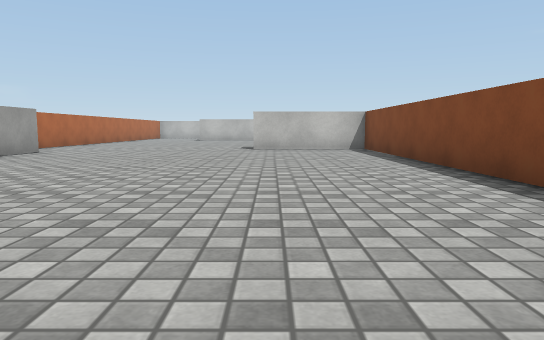
view 1 (above)

20 first-person views from a walk through a 3-D level made in the Unity game engine. The camera is 0.55 m above the floor, tilts 6° down and sees 70° across. The floor is counted in squares, 1 m on a side. Each view is taken from the middle of a square. On the plan, view 1 faces up. The plan holds only what a view shows up to about 10 squares ahead; the rest is blank. Surface patterns are stand-ins for the level's own textures.

view 2
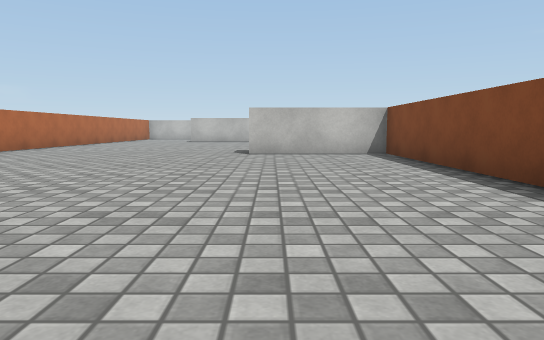

view 3
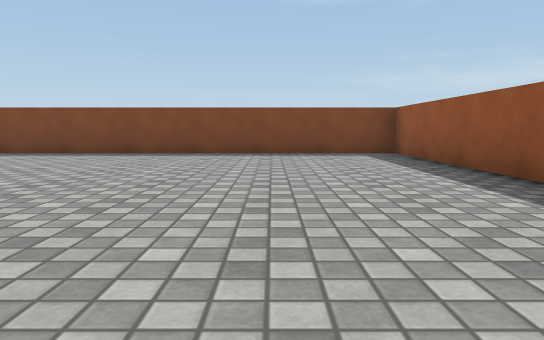

view 4
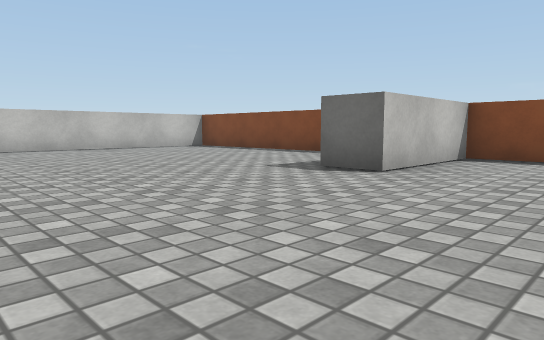

view 5
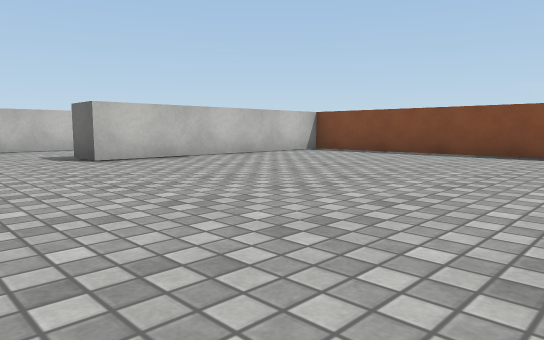

view 6
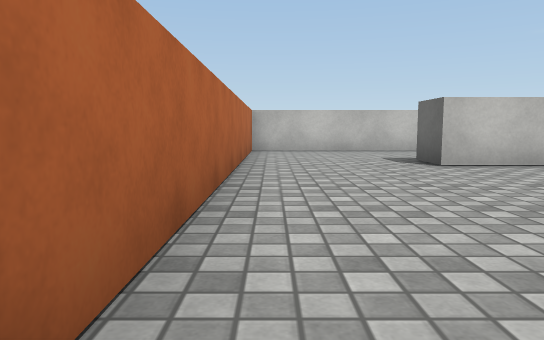

view 7
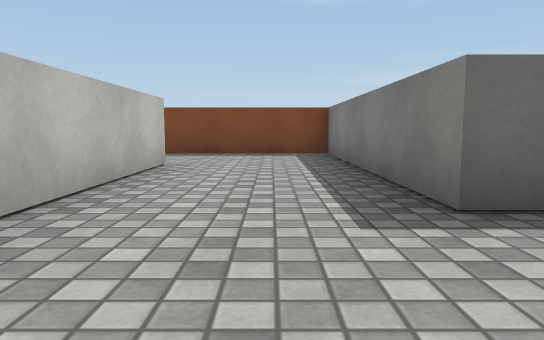

view 8
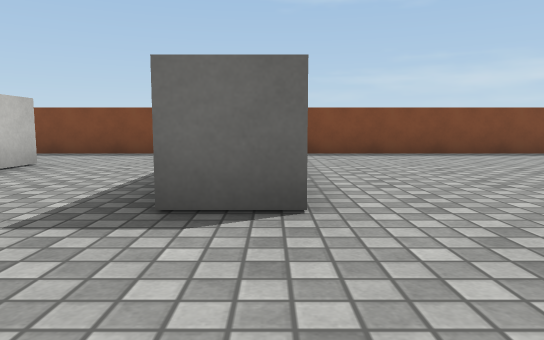

view 9
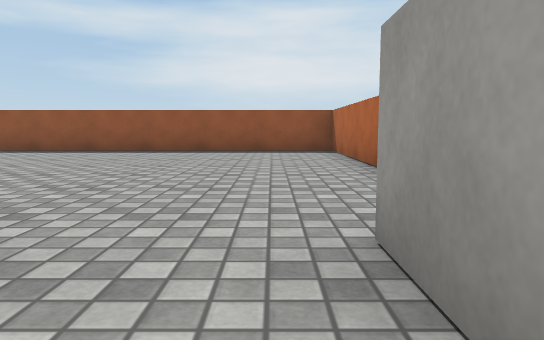

view 10
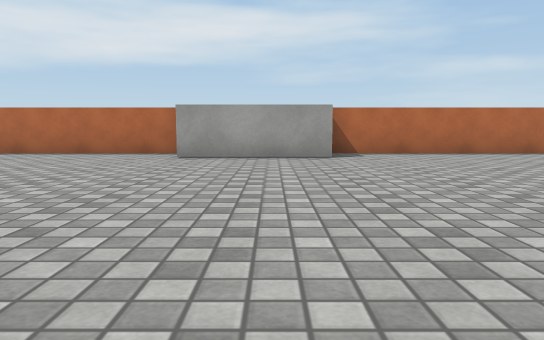

view 11
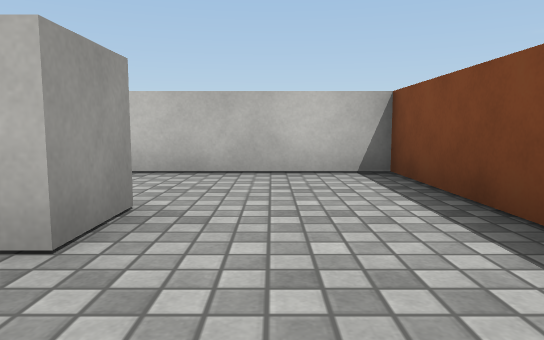

view 12
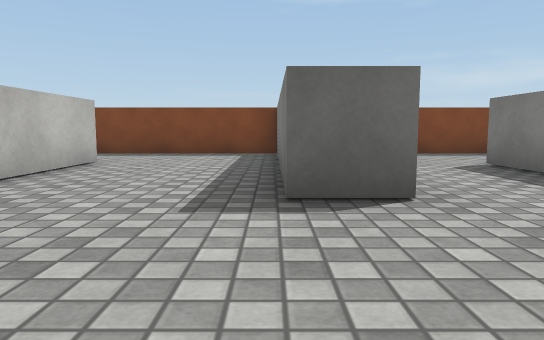

view 13
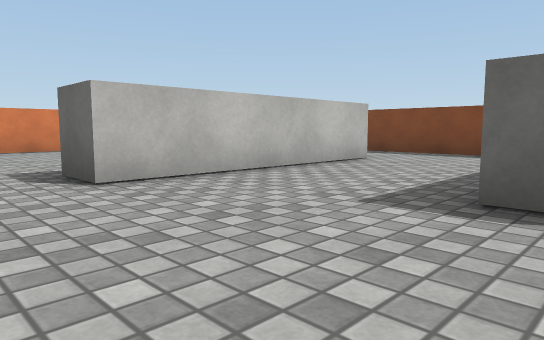

view 14
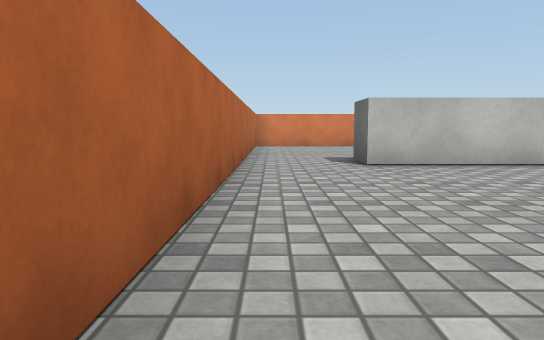

view 15
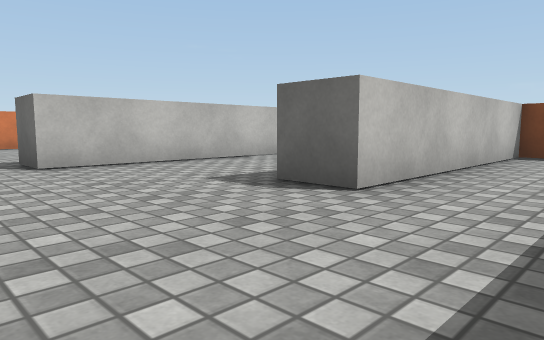

view 16
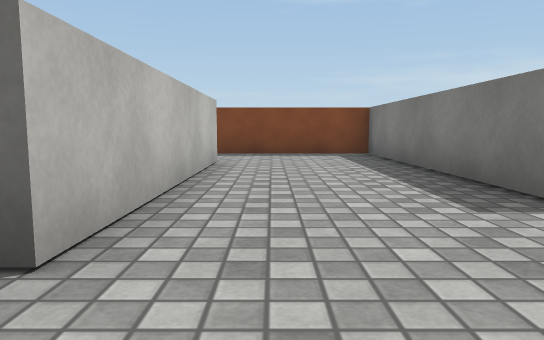

view 17
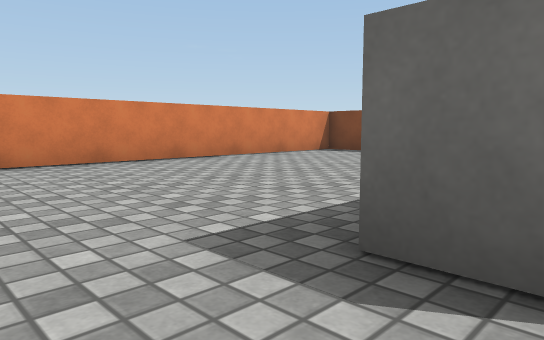

view 18
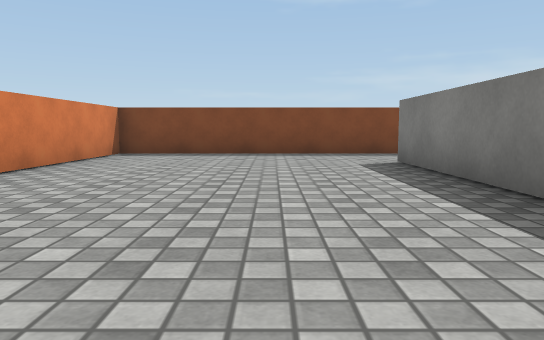

view 19
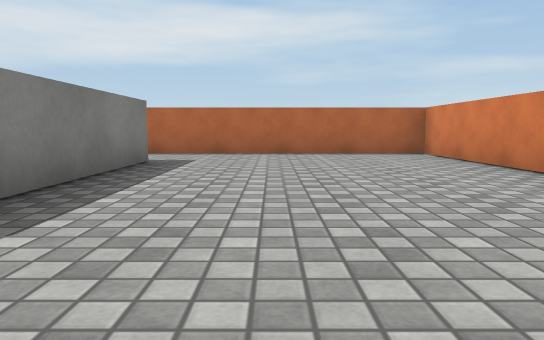

view 20
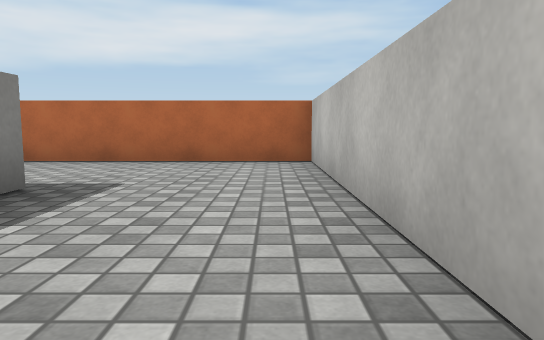

### Floor plan
Points are (right, up) in squares from view 1. A wall is a line through its corners. A room is listed if a view was taken in it or the views show most of it. See-through windows are left out.
Room 1 (views 1, 2, 3, 4, 5, 6, 7, 8, 9, 10, 11, 20)
walls: (-5.5, 9.2) (-5.5, 6.1); (2.5, 13) (2.5, 18.2); (-6.5, 6) (-6.5, -1.7) (2.5, -1.7) (2.5, 10.5) (-0.5, 10.5) (-0.5, 11.5); (1.5, 18.8) (-3.5, 18.8) (-3.5, 19.8) (2.5, 19.8) (2.5, 22.5); (0, 22.7) (-6.5, 22.7) (-6.5, 9.2)
ways out: opening at (1.5, 23) to room 2
Room 2 (views 12, 13, 14, 15, 16)
walls: (-1.2, 23.7) (0, 23.7) (0, 22.7); (2.5, 22.5) (2.5, 25.9) (-3, 25.9) (-3, 26.9) (2.5, 26.9) (2.5, 29.6); (0.5, 29.9) (-4.5, 29.9); (-6.5, 29.6) (-6.5, 24.6)
ways out: opening at (1.5, 23) to room 1; opening at (-5.5, 30.5) to room 3; opening at (1.5, 30.5) to room 3
Room 3 (views 17, 18, 19)
walls: (-4.5, 29.9) (-4.5, 30.9) (0.5, 30.9); (2.5, 29.6) (2.5, 36.3) (-6.5, 36.3) (-6.5, 29.6)
ways out: opening at (-5.5, 30.5) to room 2; opening at (1.5, 30.5) to room 2

Positions as (right, up) in squares from view 1, and headings:
1: (0, 0), facing up
2: (0, 2), facing up
3: (-6, 1), facing right
4: (-5, 8), facing up-right
5: (-6, 12), facing up-right
6: (-6, 13), facing up
7: (-6, 21), facing right
8: (-6, 19), facing right
9: (-5, 8), facing down
10: (2, 8), facing left
11: (1, 21), facing up
12: (-6, 27), facing right
13: (-6, 26), facing up-right
14: (-6, 24), facing up
15: (-6, 24), facing up-right
16: (-6, 29), facing right
17: (-6, 30), facing up-right
18: (-6, 33), facing right
19: (2, 33), facing left
20: (0, 22), facing left
